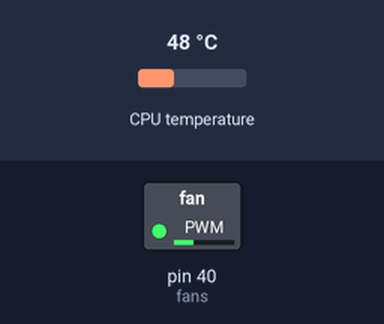
Bench run of a program on a simulated Raspberry Pi (header pin numbers). Shown: switched loads named in the program (green lamp = pin HIGH). The test bench sets the inputs (shaded band); at power-on: CPU temperature 48 °C.

Above: at 0.1 s.
Timing chart, 0 to 1.6 s (numbered marks = the images above):
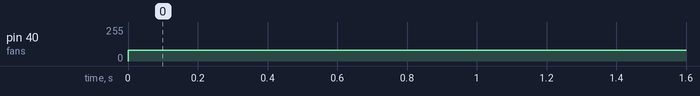

Measured:
- by itself, pin 40 (fans): 0/255 → 82/255 at 0.00 s

The program:

main.py
```python
import RPi.GPIO as gpio, time, sys


gpio.setmode(gpio.BOARD)
#使用PWM类定义EN使能端,PWM频率为1kHz
gpio.setup(40, gpio.OUT)
fans = gpio.PWM(40,1000)
#占空比为0,确保风扇停转
fans.start(0)
low = 35
high = 75
min = 5

while True:
    try:
        with open("/sys/class/thermal/thermal_zone0/temp",'r') as file:
            # 读取结果，并转换为浮点数
            #print(file.read())
            temp = float(file.read()) / 1000
        #print(temp)
        # 35-75+ -> 0-100
        if temp == 0:
            raise Exception('温度文件异常')
        speed = int((temp - low)/(high-low)*100) if temp<high and temp >low else 0 if temp<=low else 1
        fans.ChangeDutyCycle(speed)
    except :
        with open('./log','a') as file:
            file.writelines([time.ctime(),'\n',sys.exc_info()[0],'\n'])
        break
    time.sleep(min*60)

gpio.cleanup()

#print("temp="+str(temp))
```
